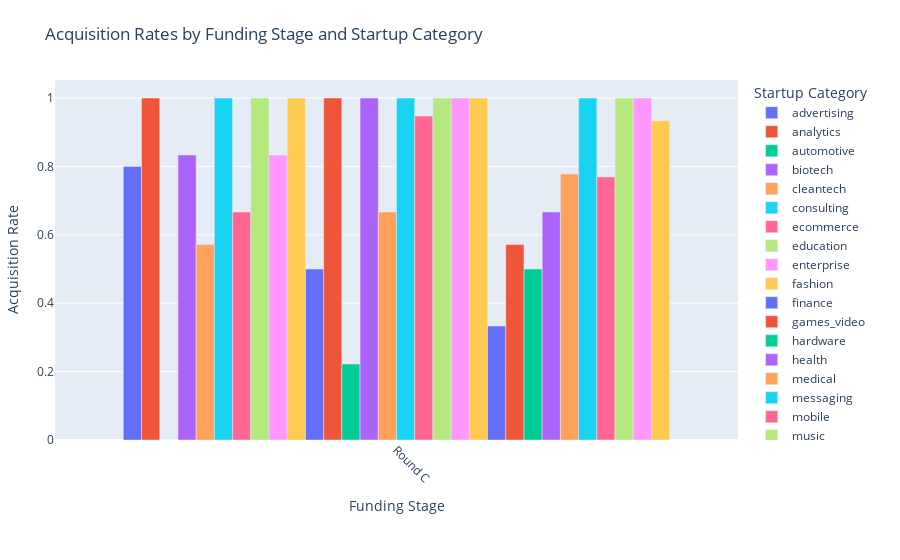

Here is the notebook cell this chart was saved with:
### Code cell
roundc = [
    {
        "$project": {
            "category": "$category_code",
            "funding_stages": [
                {"stage": "Round C", "present": "$has_roundC"},

            ],
            "status": "$status"
        }
    },
    {
        "$unwind": "$funding_stages" 
    },
    {
        "$match": {"funding_stages.present": 1} 
    },
    {
        "$group": {
            "_id": {
                "category": "$category",
                "funding_stage": "$funding_stages.stage"
            },
            "totalCount": {"$sum": 1},
            "acquiredCount": {
                "$sum": {"$cond": [{"$eq": ["$status", "acquired"]}, 1, 0]}
            }
        }
    },
    {
        "$addFields": {
            "acquisition_rate": {"$divide": ["$acquiredCount", "$totalCount"]}
        }
    },
    {"$sort": {"_id.category": 1, "_id.funding_stage": 1}}
]
result = list(startup_data.aggregate(roundc))

# Convert to DataFrame
data = pd.DataFrame(result)

# Flatten the _id field into separate columns
data = pd.concat([data.drop(columns="_id"), data["_id"].apply(pd.Series)], axis=1)

# Rename columns for clarity
data.rename(columns={"category": "Startup Category", "funding_stage": "Funding Stage"}, inplace=True)
# Create a grouped bar chart
fig = plt.bar(
    data,
    x="Funding Stage",
    y="acquisition_rate",
    color="Startup Category",  
    title="Acquisition Rates by Funding Stage and Startup Category",
    labels={
        "Funding Stage": "Funding Stage",
        "acquisition_rate": "Acquisition Rate",
        "Startup Category": "Startup Category"
    },
    barmode="group"  
)

# Adjust layout for readability
fig.update_layout(
    xaxis=dict(tickangle=45),  
    legend=dict(title="Startup Category"),
    margin=dict(l=40, r=40, t=80, b=120) 
)

fig.show()

### Figure 1 — Plotly figure (JSON) as saved in the notebook; plotly's stock layout.template omitted (floating-point values rounded to 4 significant figures)
{"data": [{"alignmentgroup": "True", "hovertemplate": "Startup Category=advertising<br>Funding Stage=%{x}<br>Acquisition Rate=%{y}<extra></extra>", "legendgroup": "advertising", "marker": {"color": "#636efa", "pattern": {"shape": ""}}, "name": "advertising", "offsetgroup": "advertising", "orientation": "v", "showlegend": true, "textposition": "auto", "type": "bar", "x": ["Round C"], "xaxis": "x", "y": [0.8], "yaxis": "y"}, {"alignmentgroup": "True", "hovertemplate": "Startup Category=analytics<br>Funding Stage=%{x}<br>Acquisition Rate=%{y}<extra></extra>", "legendgroup": "analytics", "marker": {"color": "#EF553B", "pattern": {"shape": ""}}, "name": "analytics", "offsetgroup": "analytics", "orientation": "v", "showlegend": true, "textposition": "auto", "type": "bar", "x": ["Round C"], "xaxis": "x", "y": [1], "yaxis": "y"}, {"alignmentgroup": "True", "hovertemplate": "Startup Category=automotive<br>Funding Stage=%{x}<br>Acquisition Rate=%{y}<extra></extra>", "legendgroup": "automotive", "marker": {"color": "#00cc96", "pattern": {"shape": ""}}, "name": "automotive", "offsetgroup": "automotive", "orientation": "v", "showlegend": true, "textposition": "auto", "type": "bar", "x": ["Round C"], "xaxis": "x", "y": [0], "yaxis": "y"}, {"alignmentgroup": "True", "hovertemplate": "Startup Category=biotech<br>Funding Stage=%{x}<br>Acquisition Rate=%{y}<extra></extra>", "legendgroup": "biotech", "marker": {"color": "#ab63fa", "pattern": {"shape": ""}}, "name": "biotech", "offsetgroup": "biotech", "orientation": "v", "showlegend": true, "textposition": "auto", "type": "bar", "x": ["Round C"], "xaxis": "x", "y": [0.8333], "yaxis": "y"}, {"alignmentgroup": "True", "hovertemplate": "Startup Category=cleantech<br>Funding Stage=%{x}<br>Acquisition Rate=%{y}<extra></extra>", "legendgroup": "cleantech", "marker": {"color": "#FFA15A", "pattern": {"shape": ""}}, "name": "cleantech", "offsetgroup": "cleantech", "orientation": "v", "showlegend": true, "textposition": "auto", "type": "bar", "x": ["Round C"], "xaxis": "x", "y": [0.5714], "yaxis": "y"}, {"alignmentgroup": "True", "hovertemplate": "Startup Category=consulting<br>Funding Stage=%{x}<br>Acquisition Rate=%{y}<extra></extra>", "legendgroup": "consulting", "marker": {"color": "#19d3f3", "pattern": {"shape": ""}}, "name": "consulting", "offsetgroup": "consulting", "orientation": "v", "showlegend": true, "textposition": "auto", "type": "bar", "x": ["Round C"], "xaxis": "x", "y": [1], "yaxis": "y"}, {"alignmentgroup": "True", "hovertemplate": "Startup Category=ecommerce<br>Funding Stage=%{x}<br>Acquisition Rate=%{y}<extra></extra>", "legendgroup": "ecommerce", "marker": {"color": "#FF6692", "pattern": {"shape": ""}}, "name": "ecommerce", "offsetgroup": "ecommerce", "orientation": "v", "showlegend": true, "textposition": "auto", "type": "bar", "x": ["Round C"], "xaxis": "x", "y": [0.6667], "yaxis": "y"}, {"alignmentgroup": "True", "hovertemplate": "Startup Category=education<br>Funding Stage=%{x}<br>Acquisition Rate=%{y}<extra></extra>", "legendgroup": "education", "marker": {"color": "#B6E880", "pattern": {"shape": ""}}, "name": "education", "offsetgroup": "education", "orientation": "v", "showlegend": true, "textposition": "auto", "type": "bar", "x": ["Round C"], "xaxis": "x", "y": [1], "yaxis": "y"}, {"alignmentgroup": "True", "hovertemplate": "Startup Category=enterprise<br>Funding Stage=%{x}<br>Acquisition Rate=%{y}<extra></extra>", "legendgroup": "enterprise", "marker": {"color": "#FF97FF", "pattern": {"shape": ""}}, "name": "enterprise", "offsetgroup": "enterprise", "orientation": "v", "showlegend": true, "textposition": "auto", "type": "bar", "x": ["Round C"], "xaxis": "x", "y": [0.8333], "yaxis": "y"}, {"alignmentgroup": "True", "hovertemplate": "Startup Category=fashion<br>Funding Stage=%{x}<br>Acquisition Rate=%{y}<extra></extra>", "legendgroup": "fashion", "marker": {"color": "#FECB52", "pattern": {"shape": ""}}, "name": "fashion", "offsetgroup": "fashion", "orientation": "v", "showlegend": true, "textposition": "auto", "type": "bar", "x": ["Round C"], "xaxis": "x", "y": [1], "yaxis": "y"}, {"alignmentgroup": "True", "hovertemplate": "Startup Category=finance<br>Funding Stage=%{x}<br>Acquisition Rate=%{y}<extra></extra>", "legendgroup": "finance", "marker": {"color": "#636efa", "pattern": {"shape": ""}}, "name": "finance", "offsetgroup": "finance", "orientation": "v", "showlegend": true, "textposition": "auto", "type": "bar", "x": ["Round C"], "xaxis": "x", "y": [0.5], "yaxis": "y"}, {"alignmentgroup": "True", "hovertemplate": "Startup Category=games_video<br>Funding Stage=%{x}<br>Acquisition Rate=%{y}<extra></extra>", "legendgroup": "games_video", "marker": {"color": "#EF553B", "pattern": {"shape": ""}}, "name": "games_video", "offsetgroup": "games_video", "orientation": "v", "showlegend": true, "textposition": "auto", "type": "bar", "x": ["Round C"], "xaxis": "x", "y": [1], "yaxis": "y"}, {"alignmentgroup": "True", "hovertemplate": "Startup Category=hardware<br>Funding Stage=%{x}<br>Acquisition Rate=%{y}<extra></extra>", "legendgroup": "hardware", "marker": {"color": "#00cc96", "pattern": {"shape": ""}}, "name": "hardware", "offsetgroup": "hardware", "orientation": "v", "showlegend": true, "textposition": "auto", "type": "bar", "x": ["Round C"], "xaxis": "x", "y": [0.2222], "yaxis": "y"}, {"alignmentgroup": "True", "hovertemplate": "Startup Category=health<br>Funding Stage=%{x}<br>Acquisition Rate=%{y}<extra></extra>", "legendgroup": "health", "marker": {"color": "#ab63fa", "pattern": {"shape": ""}}, "name": "health", "offsetgroup": "health", "orientation": "v", "showlegend": true, "textposition": "auto", "type": "bar", "x": ["Round C"], "xaxis": "x", "y": [1], "yaxis": "y"}, {"alignmentgroup": "True", "hovertemplate": "Startup Category=medical<br>Funding Stage=%{x}<br>Acquisition Rate=%{y}<extra></extra>", "legendgroup": "medical", "marker": {"color": "#FFA15A", "pattern": {"shape": ""}}, "name": "medical", "offsetgroup": "medical", "orientation": "v", "showlegend": true, "textposition": "auto", "type": "bar", "x": ["Round C"], "xaxis": "x", "y": [0.6667], "yaxis": "y"}, {"alignmentgroup": "True", "hovertemplate": "Startup Category=messaging<br>Funding Stage=%{x}<br>Acquisition Rate=%{y}<extra></extra>", "legendgroup": "messaging", "marker": {"color": "#19d3f3", "pattern": {"shape": ""}}, "name": "messaging", "offsetgroup": "messaging", "orientation": "v", "showlegend": true, "textposition": "auto", "type": "bar", "x": ["Round C"], "xaxis": "x", "y": [1], "yaxis": "y"}, {"alignmentgroup": "True", "hovertemplate": "Startup Category=mobile<br>Funding Stage=%{x}<br>Acquisition Rate=%{y}<extra></extra>", "legendgroup": "mobile", "marker": {"color": "#FF6692", "pattern": {"shape": ""}}, "name": "mobile", "offsetgroup": "mobile", "orientation": "v", "showlegend": true, "textposition": "auto", "type": "bar", "x": ["Round C"], "xaxis": "x", "y": [0.9474], "yaxis": "y"}, {"alignmentgroup": "True", "hovertemplate": "Startup Category=music<br>Funding Stage=%{x}<br>Acquisition Rate=%{y}<extra></extra>", "legendgroup": "music", "marker": {"color": "#B6E880", "pattern": {"shape": ""}}, "name": "music", "offsetgroup": "music", "orientation": "v", "showlegend": true, "textposition": "auto", "type": "bar", "x": ["Round C"], "xaxis": "x", "y": [1], "yaxis": "y"}, {"alignmentgroup": "True", "hovertemplate": "Startup Category=network_hosting<br>Funding Stage=%{x}<br>Acquisition Rate=%{y}<extra></extra>", "legendgroup": "network_hosting", "marker": {"color": "#FF97FF", "pattern": {"shape": ""}}, "name": "network_hosting", "offsetgroup": "network_hosting", "orientation": "v", "showlegend": true, "textposition": "auto", "type": "bar", "x": ["Round C"], "xaxis": "x", "y": [1], "yaxis": "y"}, {"alignmentgroup": "True", "hovertemplate": "Startup Category=news<br>Funding Stage=%{x}<br>Acquisition Rate=%{y}<extra></extra>", "legendgroup": "news", "marker": {"color": "#FECB52", "pattern": {"shape": ""}}, "name": "news", "offsetgroup": "news", "orientation": "v", "showlegend": true, "textposition": "auto", "type": "bar", "x": ["Round C"], "xaxis": "x", "y": [1], "yaxis": "y"}, {"alignmentgroup": "True", "hovertemplate": "Startup Category=other<br>Funding Stage=%{x}<br>Acquisition Rate=%{y}<extra></extra>", "legendgroup": "other", "marker": {"color": "#636efa", "pattern": {"shape": ""}}, "name": "other", "offsetgroup": "other", "orientation": "v", "showlegend": true, "textposition": "auto", "type": "bar", "x": ["Round C"], "xaxis": "x", "y": [0.3333], "yaxis": "y"}, {"alignmentgroup": "True", "hovertemplate": "Startup Category=public_relations<br>Funding Stage=%{x}<br>Acquisition Rate=%{y}<extra></extra>", "legendgroup": "public_relations", "marker": {"color": "#EF553B", "pattern": {"shape": ""}}, "name": "public_relations", "offsetgroup": "public_relations", "orientation": "v", "showlegend": true, "textposition": "auto", "type": "bar", "x": ["Round C"], "xaxis": "x", "y": [0.5714], "yaxis": "y"}, {"alignmentgroup": "True", "hovertemplate": "Startup Category=search<br>Funding Stage=%{x}<br>Acquisition Rate=%{y}<extra></extra>", "legendgroup": "search", "marker": {"color": "#00cc96", "pattern": {"shape": ""}}, "name": "search", "offsetgroup": "search", "orientation": "v", "showlegend": true, "textposition": "auto", "type": "bar", "x": ["Round C"], "xaxis": "x", "y": [0.5], "yaxis": "y"}, {"alignmentgroup": "True", "hovertemplate": "Startup Category=security<br>Funding Stage=%{x}<br>Acquisition Rate=%{y}<extra></extra>", "legendgroup": "security", "marker": {"color": "#ab63fa", "pattern": {"shape": ""}}, "name": "security", "offsetgroup": "security", "orientation": "v", "showlegend": true, "textposition": "auto", "type": "bar", "x": ["Round C"], "xaxis": "x", "y": [0.6667], "yaxis": "y"}, {"alignmentgroup": "True", "hovertemplate": "Startup Category=semiconductor<br>Funding Stage=%{x}<br>Acquisition Rate=%{y}<extra></extra>", "legendgroup": "semiconductor", "marker": {"color": "#FFA15A", "pattern": {"shape": ""}}, "name": "semiconductor", "offsetgroup": "semiconductor", "orientation": "v", "showlegend": true, "textposition": "auto", "type": "bar", "x": ["Round C"], "xaxis": "x", "y": [0.7778], "yaxis": "y"}, {"alignmentgroup": "True", "hovertemplate": "Startup Category=social<br>Funding Stage=%{x}<br>Acquisition Rate=%{y}<extra></extra>", "legendgroup": "social", "marker": {"color": "#19d3f3", "pattern": {"shape": ""}}, "name": "social", "offsetgroup": "social", "orientation": "v", "showlegend": true, "textposition": "auto", "type": "bar", "x": ["Round C"], "xaxis": "x", "y": [1], "yaxis": "y"}, {"alignmentgroup": "True", "hovertemplate": "Startup Category=software<br>Funding Stage=%{x}<br>Acquisition Rate=%{y}<extra></extra>", "legendgroup": "software", "marker": {"color": "#FF6692", "pattern": {"shape": ""}}, "name": "software", "offsetgroup": "software", "orientation": "v", "showlegend": true, "textposition": "auto", "type": "bar", "x": ["Round C"], "xaxis": "x", "y": [0.7692], "yaxis": "y"}, {"alignmentgroup": "True", "hovertemplate": "Startup Category=transportation<br>Funding Stage=%{x}<br>Acquisition Rate=%{y}<extra></extra>", "legendgroup": "transportation", "marker": {"color": "#B6E880", "pattern": {"shape": ""}}, "name": "transportation", "offsetgroup": "transportation", "orientation": "v", "showlegend": true, "textposition": "auto", "type": "bar", "x": ["Round C"], "xaxis": "x", "y": [1], "yaxis": "y"}, {"alignmentgroup": "True", "hovertemplate": "Startup Category=travel<br>Funding Stage=%{x}<br>Acquisition Rate=%{y}<extra></extra>", "legendgroup": "travel", "marker": {"color": "#FF97FF", "pattern": {"shape": ""}}, "name": "travel", "offsetgroup": "travel", "orientation": "v", "showlegend": true, "textposition": "auto", "type": "bar", "x": ["Round C"], "xaxis": "x", "y": [1], "yaxis": "y"}, {"alignmentgroup": "True", "hovertemplate": "Startup Category=web<br>Funding Stage=%{x}<br>Acquisition Rate=%{y}<extra></extra>", "legendgroup": "web", "marker": {"color": "#FECB52", "pattern": {"shape": ""}}, "name": "web", "offsetgroup": "web", "orientation": "v", "showlegend": true, "textposition": "auto", "type": "bar", "x": ["Round C"], "xaxis": "x", "y": [0.9333], "yaxis": "y"}], "layout": {"barmode": "group", "legend": {"title": {"text": "Startup Category"}, "tracegroupgap": 0}, "margin": {"b": 120, "l": 40, "r": 40, "t": 80}, "title": {"text": "Acquisition Rates by Funding Stage and Startup Category"}, "xaxis": {"anchor": "y", "domain": [0, 1], "tickangle": 45, "title": {"text": "Funding Stage"}}, "yaxis": {"anchor": "x", "domain": [0, 1], "title": {"text": "Acquisition Rate"}}}}
